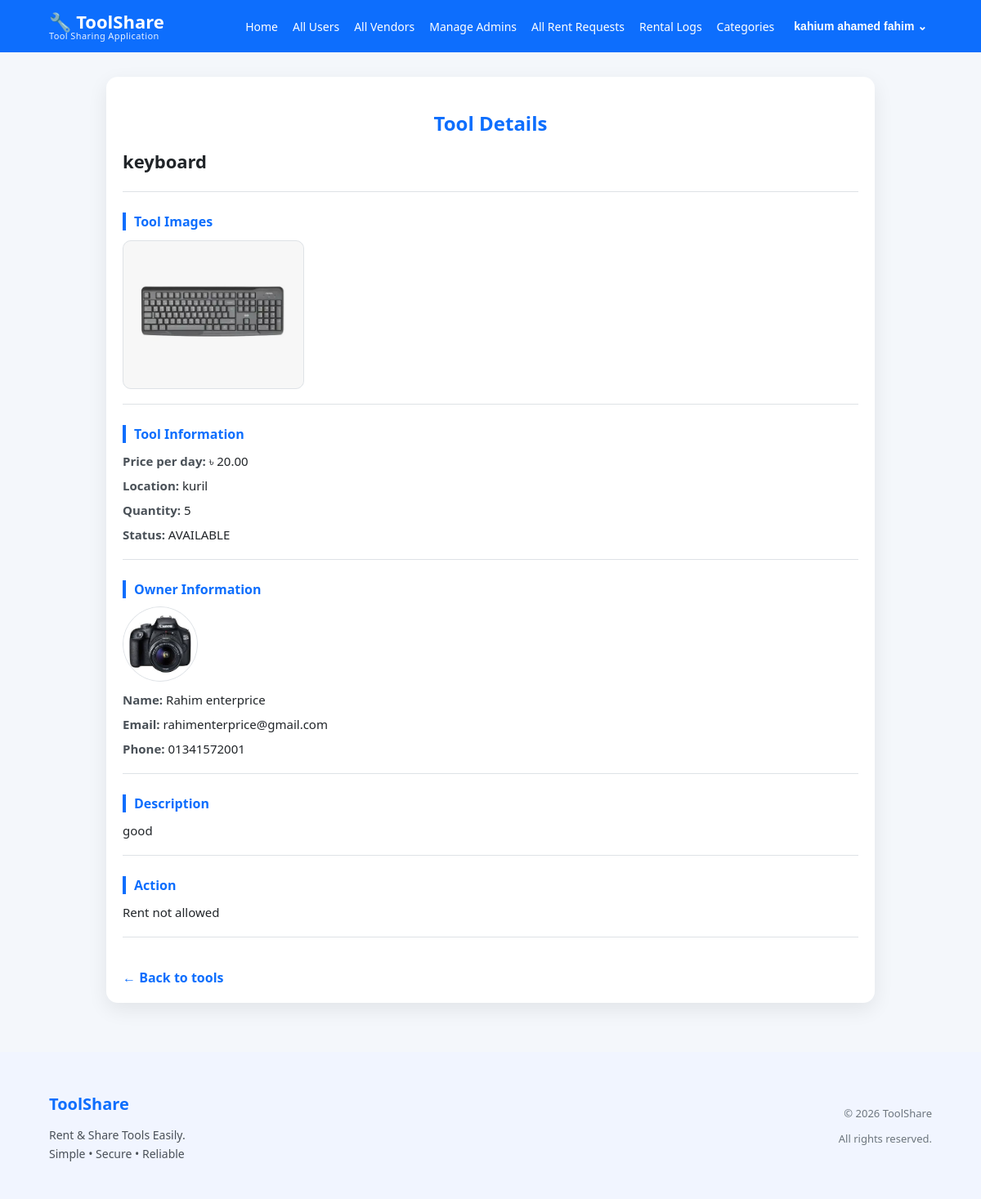
The page /public/index.php?url=tool/details&id=tool_697153e11a1c92.62002976 (signed in) on the database its author committed.
### tables this page shows
CREATE TABLE `tools` (
  `id` varchar(36) NOT NULL,
  `user_id` varchar(36) NOT NULL,
  `category_id` varchar(36) NOT NULL,
  `name` varchar(150) NOT NULL,
  `description` text DEFAULT NULL,
  `price_per_day` decimal(10,2) NOT NULL,
  `quantity` int(11) NOT NULL,
  `location` varchar(150) DEFAULT NULL,
  `status` enum('AVAILABLE','RENTED','INACTIVE') DEFAULT 'AVAILABLE',
  `created_at` datetime DEFAULT current_timestamp()
);

CREATE TABLE `users` (
  `id` varchar(36) NOT NULL,
  `name` varchar(150) NOT NULL,
  `email` varchar(150) NOT NULL,
  `phone` varchar(20) NOT NULL,
  `nid_number` varchar(50) DEFAULT NULL,
  `password` varchar(255) NOT NULL,
  `profile_image` varchar(255) DEFAULT NULL,
  `role` enum('USER','VENDOR','ADMIN') NOT NULL,
  `status` enum('ACTIVE','INACTIVE','BLOCKED') DEFAULT 'ACTIVE',
  `shop_number` varchar(100) DEFAULT NULL,
  `business_card_no` varchar(100) DEFAULT NULL,
  `created_at` datetime DEFAULT current_timestamp()
);

### app/controllers/ToolController.php (called while the page is built, shortened)
<?php
require_once __DIR__ . '/../services/ToolService.php';
class ToolController
{
    private ToolService $toolService;
    public function __construct()
    {
        $this->toolService = new ToolService();
    }
 public function details()
{
    $toolId = isset($_GET['id']) ? trim($_GET['id']) : null;
    $currentUser = $_SESSION['user'] ?? null;
    $result = $this->toolService->getToolDetails($toolId, $currentUser);
    $tool = $result['data'];
    require_once __DIR__ . '/../views/tool/tooldetails.php';
}
}

### app/core/Router.php (called while the page is built, shortened)
<?php
class Router
{
    public function run()
    {
        $url = $_GET['url'] ?? 'user/guestView';
        $parts = explode('/', trim($url, '/'));
        $methodName = $parts[1] ?? 'index';
        $controller = new $controllerName();
        $controller->$methodName();
    }
}

### public/index.php (called while the page is built, shortened)
<?php
require_once __DIR__ . '/../app/core/Router.php';
$router = new Router();
$router->run();

### config/Database.php (called while the page is built)
<?php
class Database
{
    private static $host = "localhost";
    private static $db   = "tool share application";
    private static $user = "root";
    private static $pass = "";
    public static function connect()
    {
        try {
            $pdo = new PDO(
                "mysql:host=" . self::$host . ";dbname=" . self::$db,
                self::$user,
                self::$pass
            );
            $pdo->setAttribute(PDO::ATTR_ERRMODE, PDO::ERRMODE_EXCEPTION);
            return $pdo;
        } catch (PDOException $e) {
            die("DB Connection Failed: " . $e->getMessage());
        }
    }
}

### app/services/ToolService.php (called while the page is built, shortened)
<?php
require_once __DIR__ . '/../repositories/ToolRepository.php';
class ToolService
{
    private ToolRepository $toolRepo;
    public function __construct()
    {
        $this->toolRepo     = new ToolRepository();
    }
public function getToolDetails(string $toolId, ?array $currentUser): array
{
    $tool = $this->toolRepo->getDetailsById($toolId);
    $tool['images'] = $this->toolRepo->getImagesByToolId($toolId);
    return [
        'success' => true,
        'data' => $tool
    ];
}
}

### app/repositories/ToolRepository.php (called while the page is built, shortened)
<?php
require_once __DIR__ . '/../../config/Database.php';
class ToolRepository
{
    private PDO $db;
    public function __construct()
    {
        $this->db = Database::connect();
    }
public function getDetailsById(string $toolId): ?array
{
    $sql = "
        SELECT
            t.id,
            t.user_id,
            t.category_id,
            t.name,
            t.description,
            t.price_per_day,
            t.quantity,
            t.location,
            t.status,
            t.created_at,
            u.name  AS owner_name,
                u.email AS owner_email,
                u.phone AS owner_phone,
                u.profile_image AS owner_image
        FROM tools t
        JOIN users u ON u.id = t.user_id
        WHERE t.id = ?
        LIMIT 1
    ";
    $stmt = $this->db->prepare($sql);
    $stmt->execute([$toolId]);
    $tool = $stmt->fetch(PDO::FETCH_ASSOC);
    return $tool ?: null;
}
public function getImagesByToolId(string $toolId): array
{
    $sql = "
        SELECT image_path
        FROM tool_images
        WHERE tool_id = ?
        ORDER BY id ASC
    ";
    $stmt = $this->db->prepare($sql);
    $stmt->execute([$toolId]);
    return $stmt->fetchAll(PDO::FETCH_COLUMN);
}
}

### app/views/tool/tooldetails.php (the view, shortened to what this page needs)
<?php
require_once __DIR__ . '/../layouts/header.php';
?>
<link rel="stylesheet" href="/final/tool-share-application/app/assets/css/header.css">
<link rel="stylesheet" href="/final/tool-share-application/app/assets/css/footer.css">
<link rel="stylesheet" href="/final/tool-share-application/app/assets/css/tooldetails.css">
<div class="tool-details">
    <h2>Tool Details</h2>
    <h3><?= htmlspecialchars($tool['name']) ?></h3>
    <hr>
    <h4>Tool Images</h4>
    <div class="tool-images">
        <?php if (!empty($tool['images'])): ?>
            <?php foreach ($tool['images'] as $img): ?>
                <img
                    src="/final/Tool-Share-Application/public/<?= htmlspecialchars($img) ?>"
                    alt="Tool Image"
                >
            <?php endforeach; ?>
        <?php else: ?>
            <p>No images available</p>
        <?php endif; ?>
    </div>
    <hr>
    <h4>Tool Information</h4>
    <p><strong>Price per day:</strong>
        ৳ <?= htmlspecialchars($tool['price_per_day']) ?>
    </p>
    <p><strong>Location:</strong>
        <?= htmlspecialchars($tool['location']) ?>
    </p>
    <p><strong>Quantity:</strong>
        <?= htmlspecialchars($tool['quantity']) ?>
    </p>
    <p><strong>Status:</strong>
        <?= htmlspecialchars($tool['status']) ?>
    </p>
    <hr>
    <h4>Owner Information</h4>
    <div class="owner-info">
        <?php if (!empty($tool['owner_image'])): ?>
            <img
                src="/final/Tool-Share-Application/public/<?= htmlspecialchars($tool['owner_image']) ?>"
                class="owner-image"
                alt="Owner Image"
            >
        <?php endif; ?>
        <p><strong>Name:</strong>
            <?= htmlspecialchars($tool['owner_name']) ?>
        </p>
        <?php if (!empty($tool['owner_email'])): ?>
            <p><strong>Email:</strong>
                <?= htmlspecialchars($tool['owner_email']) ?>
            </p>
        <?php endif; ?>
        <?php if (!empty($tool['owner_phone'])): ?>
            <p><strong>Phone:</strong>
                <?= htmlspecialchars($tool['owner_phone']) ?>
            </p>
        <?php endif; ?>
    </div>
    <hr>
    <h4>Description</h4>
    <p><?= nl2br(htmlspecialchars($tool['description'])) ?></p>
    <hr>
    <h4>Action</h4>
    <?php if (!isset($_SESSION['user'])): ?>
        <a href="?url=user/login" class="rent-btn">
            Login to Rent
        </a>
    <?php elseif ($_SESSION['user']['role'] === 'ADMIN'): ?>
        <p>Rent not allowed</p>
    <?php elseif ($_SESSION['user']['role'] === 'VENDOR'): ?>
        <p>Rent not allowed</p>
    <?php elseif ($tool['quantity'] <= 0): ?>
        <p>Out of stock</p>
    <?php elseif ($_SESSION['user']['id'] === $tool['user_id']): ?>
        <p>You cannot rent your own tool</p>
    <?php endif; ?>
    <hr>
    <a href="?url=user/ViewForAllUser">
        ← Back to tools
    </a>
</div>
<?php
require_once __DIR__ . '/../layouts/footer.php';
?>

### app/assets/css/tooldetails.css (style rules this page uses)
.tool-details { max-width: 900px; margin: 30px auto 50px; padding: 20px; background: #ffffff; border-radius: 14px; box-shadow: 0 8px 24px rgba(0,0,0,0.08); }
.tool-details h2 { text-align: center; margin-bottom: 15px; color: #0d6efd; }
.tool-details h3 { margin-top: 10px; font-size: 22px; color: #212529; }
.tool-details h4 { margin-top: 25px; margin-bottom: 10px; color: #0d6efd; border-left: 4px solid #0d6efd; padding-left: 10px; }
.tool-details hr { margin: 18px 0; border: none; border-top: 1px solid #dee2e6; }
.tool-images { display: flex; flex-wrap: wrap; gap: 14px; margin-top: 12px; }
.tool-images img { width: 220px; height: 180px; object-fit: cover; border-radius: 10px; border: 1px solid #dee2e6; background: #e9ecef; transition: transform .2s ease, box-shadow .2s ease; }
.tool-details p { margin: 6px 0; font-size: 15px; line-height: 1.6; }
.tool-details strong { color: #495057; }
.owner-info { margin-top: 10px; }
.owner-info p { margin: 6px 0; font-size: 15px; }
.owner-info .owner-image { width: 90px !important; height: 90px !important; object-fit: cover !important; border-radius: 50% !important; border: 1px solid #dee2e6; background: #e9ecef; display: block; margin-bottom: 10px; }
.tool-details a { color: #0d6efd; text-decoration: none; font-weight: 600; }
.tool-details a[href*="ViewForAllUser"] { display: inline-block; margin-top: 20px; }

### rows shown on the page
tools: name "keyboard", price_per_day "20.00", location "kuril", quantity "5", status "AVAILABLE", user.profile_image (picture), user.name "Rahim enterprice", user.email "rahimenterprice@gmail.com", user.phone "01341572001", description "good"

### other values the page prints
$_SESSION['user']['name'] "kahium ahamed fahim"
